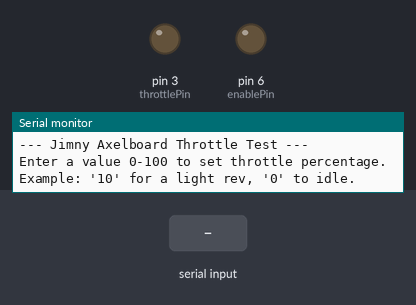
Simulated run of this sketch. Board: Arduino Nano, built with avr-gcc and run on an emulated ATmega328P. On the bench: output pins drawn as LEDs (lit = HIGH), the last lines printed to the serial monitor. The inputs (shaded band) are chosen by the test bench.

Above: at 1.2 s.
1.3 s: "90,45\n" received over Serial
At 2.2 s:
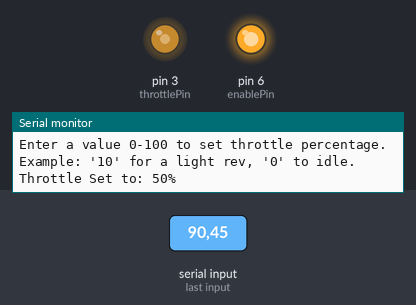
2.8 s: "5\n" received over Serial
At 3.3 s:
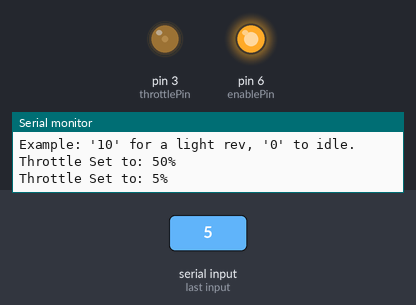
4.3 s: "90\n" received over Serial
At 5.7 s:
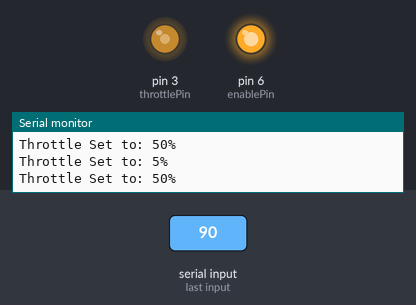
Timing chart, 0 to 7.3 s (numbered marks = the images above; inputs shaded):
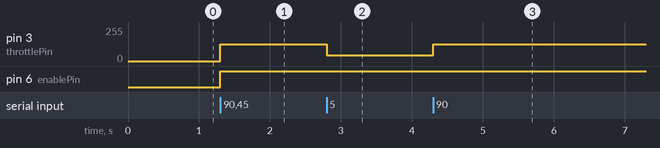

Measured:
- after the input at 1.3 s, pin 3 (throttlePin): 0/255 → 127/255 at once; pin 6 (enablePin): LOW → HIGH at once
- after the input at 2.8 s, pin 3 (throttlePin): 127/255 → 45/255 at once
- after the input at 4.3 s, pin 3 (throttlePin): 45/255 → 127/255 at once

The sketch:

test_throtle.ino
```cpp
/*

* Axelboard Throttle Testing Script

* Target: Arduino Nano

* Function: Manual control of the Jimny Throttle via Serial Monitor

*/


const int throttlePin = 3; // PWM output to the Throttle DAC filter

const int enablePin = 6; // Relay/Enable pin to hijack the pedal signal


void setup() {

Serial.begin(115200);


pinMode(throttlePin, OUTPUT);

pinMode(enablePin, OUTPUT);


// Start with the system DISABLED for safety

digitalWrite(enablePin, LOW);

analogWrite(throttlePin, 0);


Serial.println("--- Jimny Axelboard Throttle Test ---");

Serial.println("Enter a value 0-100 to set throttle percentage.");

Serial.println("Example: '10' for a light rev, '0' to idle.");

}


void loop() {

if (Serial.available() > 0) {

// Read the incoming string and convert to integer

int inputVal = Serial.parseInt();


// Constrain input for safety (don't let a typo redline the engine)

inputVal = constrain(inputVal, 0, 50);


if (inputVal >= 0) {

// 1. Enable the board (Click the relay to hijack signal)

digitalWrite(enablePin, HIGH);


// 2. Map 0-100% to the specific PWM range (approx 0.7V to 4.3V)

// On an 8-bit Arduino (0-255), 0.7V is ~36 and 4.3V is ~219

int pwmOutput = map(inputVal, 0, 100, 36, 219);


analogWrite(throttlePin, pwmOutput);


// 3. Feedback to user

Serial.print("Throttle Set to: ");

Serial.print(inputVal);

Serial.println("%");

}


// Clear the buffer

while(Serial.available() > 0) Serial.read();

}

}
```
